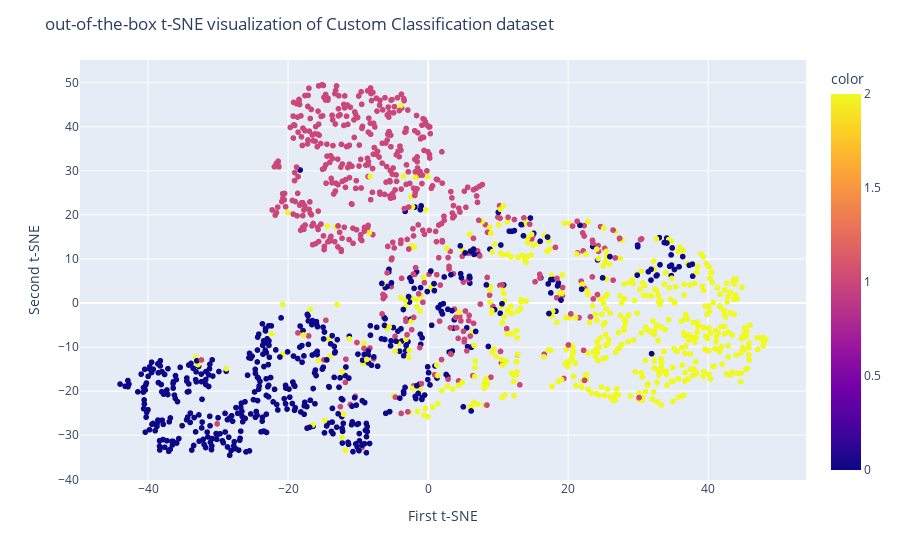

Notebook source saved alongside this figure:
### Code cell
fig = px.scatter(x=X_tsne[:, 0], y=X_tsne[:, 1], color=y)
fig.update_layout(
    title="out-of-the-box t-SNE visualization of Custom Classification dataset",
    xaxis_title="First t-SNE",
    yaxis_title="Second t-SNE",
)
fig.show()

### Figure 1 — Plotly figure (JSON) as saved in the notebook; plotly's stock layout.template omitted (floating-point values rounded to 4 significant figures; data arrays with more than 128 entries replaced by an {"elided": "..."} marker saying what was removed)
{"data": [{"hovertemplate": "x=%{x}<br>y=%{y}<br>color=%{marker.color}<extra></extra>", "legendgroup": "", "marker": {"color": {"elided": "1500 int values"}, "coloraxis": "coloraxis", "symbol": "circle"}, "mode": "markers", "name": "", "showlegend": false, "type": "scattergl", "x": {"elided": "1500 float values"}, "xaxis": "x", "y": {"elided": "1500 float values"}, "yaxis": "y"}], "layout": {"coloraxis": {"colorbar": {"title": {"text": "color"}}, "colorscale": [[0, "#0d0887"], [0.1111, "#46039f"], [0.2222, "#7201a8"], [0.3333, "#9c179e"], [0.4444, "#bd3786"], [0.5556, "#d8576b"], [0.6667, "#ed7953"], [0.7778, "#fb9f3a"], [0.8889, "#fdca26"], [1, "#f0f921"]]}, "legend": {"tracegroupgap": 0}, "margin": {"t": 60}, "title": {"text": "out-of-the-box t-SNE visualization of Custom Classification dataset"}, "xaxis": {"anchor": "y", "domain": [0, 1], "title": {"text": "First t-SNE"}}, "yaxis": {"anchor": "x", "domain": [0, 1], "title": {"text": "Second t-SNE"}}}}
